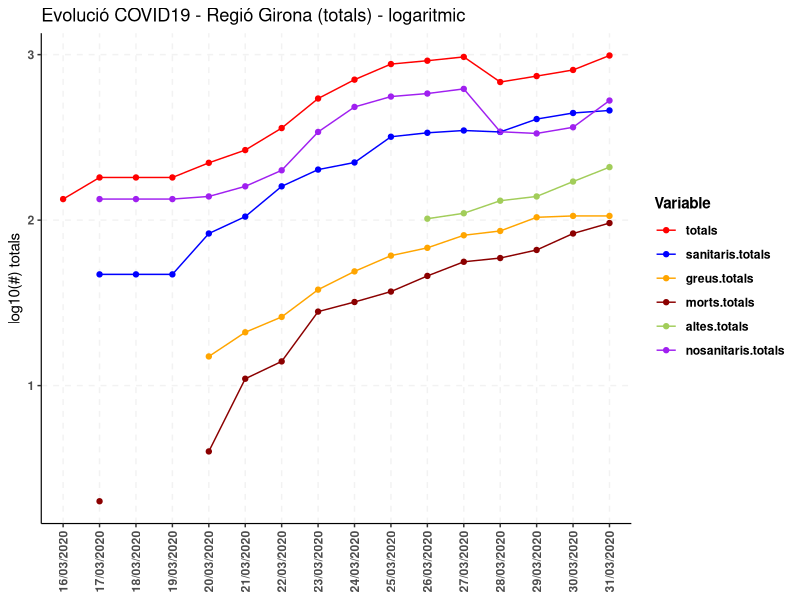
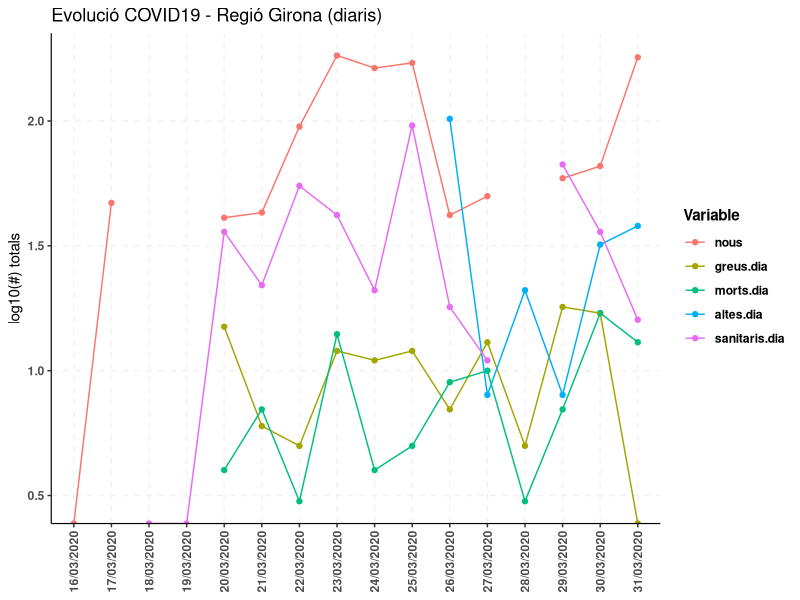
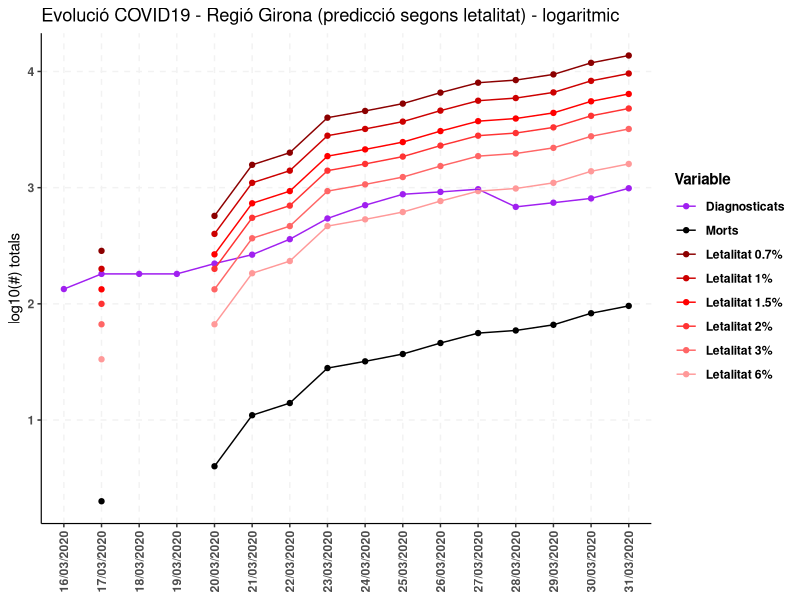
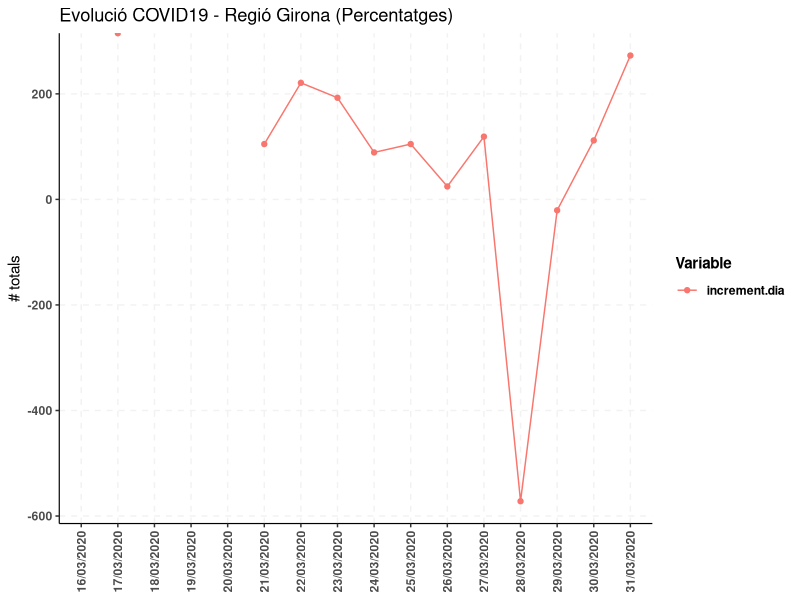
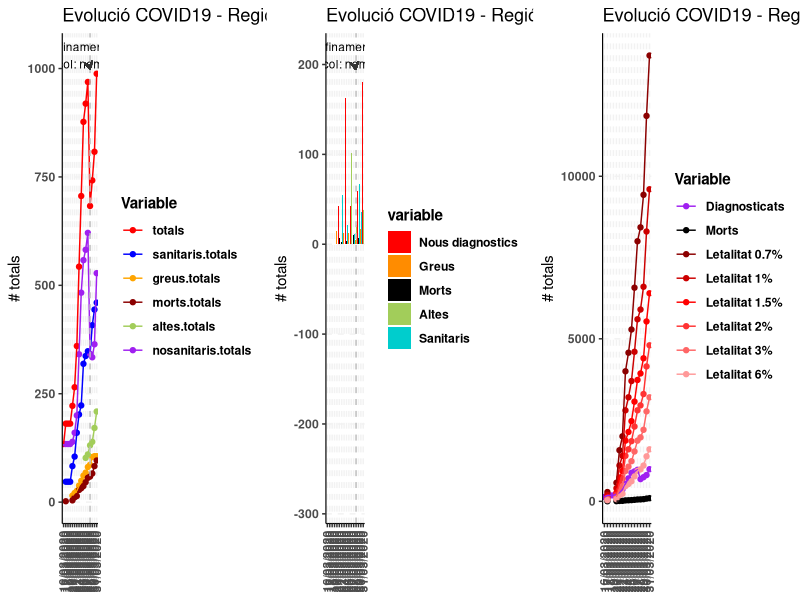

Source code (R) for these figures, in order:
## COVID-19 GIRONA ##
setwd('Desktop/COVID19-Girona')

## read data
girona <- read.csv2('Girona.csv', header = T)
girona <- girona[rowSums(is.na(girona)) != ncol(girona)-1, ]
poblacio.RS.Girona <- 861.753

## libraries
library(ggplot2); library(reshape2)

## functions
multiplot<-function(..., plotlist=NULL, file, cols=1, layout=NULL) {
  library(grid)
  
  # Make a list from the ... arguments and plotlist
  plots <- c(list(...), plotlist)
  
  numPlots = length(plots)
  
  # If layout is NULL, then use 'cols' to determine layout
  if (is.null(layout)) {
    # Make the panel
    # ncol: Number of columns of plots
    # nrow: Number of rows needed, calculated from # of cols
    layout <- matrix(seq(1, cols * ceiling(numPlots/cols)),
                     ncol = cols, nrow = ceiling(numPlots/cols))
  }
  
  if (numPlots==1) {
    print(plots[[1]])
    
  } else {
    # Set up the page
    grid.newpage()
    pushViewport(viewport(layout = grid.layout(nrow(layout), ncol(layout))))
    
    # Make each plot, in the correct location
    for (i in 1:numPlots) {
      # Get the i,j matrix positions of the regions that contain this subplot
      matchidx <- as.data.frame(which(layout == i, arr.ind = TRUE))
      
      print(plots[[i]], vp = viewport(layout.pos.row = matchidx$row,
                                      layout.pos.col = matchidx$col))
    }
  }
}


## calculations
girona$dia <- factor(girona$dia, levels = as.character(girona$dia))
girona$infectats.ratio07 <- (girona$morts.totals*100)/0.7
girona$infectats.ratio1 <- (girona$morts.totals*100)/1
girona$infectats.ratio15 <- (girona$morts.totals*100)/1.5
girona$infectats.ratio2 <- (girona$morts.totals*100)/2
girona$infectats.ratio3 <- (girona$morts.totals*100)/3
girona$infectats.ratio6 <- (girona$morts.totals*100)/6
girona$morts.altes <- girona$morts.dia/girona$altes.dia
names(girona)

## variacio nous infectats/dia (%)
increment.gi <- c()
for (i in 2:nrow(girona)){
  increment.gi[i] <- (girona[i,2]/girona[i-1,2])*100
}
girona$increment.dia <- increment.gi

# nous sanitaris/dia
sanitaris.dia <- c()
for (i in 2:nrow(girona)){
 sanitaris.dia[i] <- girona[i, 4] - girona[i-1, 4]
}
girona$sanitaris.dia <- sanitaris.dia

# nous no sanitaris/dia
girona$nonosanitaris.dia <- girona$nous - girona$sanitaris.dia
# totals no sanitaris
girona$nosanitaris.totals <- girona$totals - girona$sanitaris.totals

## variacio diaria greus (greus totals dia anterior + nous greus - nous morts = noves altes)
girona$greus.evol <- c()
for (i in 2:nrow(girona)){
  girona$greus.evol[i] <- girona[i-1, 5] + girona[i, 6] - girona[i, 8] - girona[i, 10]
}

## plots
girona$dia <- factor(girona$dia, levels = as.character(girona$dia))
names(girona)

# total
girona.total <- girona[, names(girona) %in% c('dia', 'totals', 'sanitaris.totals', 'nosanitaris.totals', 'greus.totals', 'morts.totals', 'altes.totals')]
girona.total.m <- melt(girona.total)
g.a <- ggplot(girona.total.m, aes(dia, value, color = variable, group = variable)) + geom_point() + geom_line() +
  scale_color_manual(values=c('red', 'blue', 'orange', 'darkred', 'darkolivegreen3', 'purple')) +
  # geom_col(aes(x = girona$dia, y = girona$nous)) +
  theme(plot.subtitle = element_text(vjust = 1), plot.caption = element_text(vjust = 1), axis.line = element_line(size = 0.4, linetype = "solid"), 
        panel.grid.major = element_line(colour = "gray95", linetype = "dashed"), axis.text = element_text(face = "bold"), 
        axis.text.x = element_text(vjust = 0.5, angle = 90), legend.text = element_text(face = "bold"), 
        legend.title = element_text(face = "bold"), panel.background = element_rect(fill = NA), legend.key = element_rect(fill = NA), 
        legend.background = element_rect(fill = NA)) +labs(title = "Evolució COVID19 - Regió Girona (totals)",  x = NULL, y = "# totals", colour = "Variable") +
  geom_vline(xintercept = 13, lty = 'dashed', col = 'gray75') +
  annotate('text', x= 11, y= 1030, label = c('Confinament total \n Protocol: només PCR'), cex = 3) + #annotate('text', x= 10.8, y= 1024, label = c('Protocol: només PCR')) 
  geom_segment(aes(x=12.5,xend=13,y=1010,yend=1000), arrow=arrow(length=unit(0.2,"cm")), col = 'gray20') 


ggplot(girona.total.m, aes(dia, log10(value), color = variable, group = variable)) + geom_point() + geom_line() +
  scale_color_manual(values=c('red', 'blue', 'orange', 'darkred', 'darkolivegreen3', 'purple')) +
  theme(plot.subtitle = element_text(vjust = 1), plot.caption = element_text(vjust = 1), axis.line = element_line(size = 0.4, linetype = "solid"), 
        panel.grid.major = element_line(colour = "gray95", linetype = "dashed"), axis.text = element_text(face = "bold"), 
        axis.text.x = element_text(vjust = 0.5, angle = 90), legend.text = element_text(face = "bold"), 
        legend.title = element_text(face = "bold"), panel.background = element_rect(fill = NA), legend.key = element_rect(fill = NA), 
        legend.background = element_rect(fill = NA)) +labs(title = "Evolució COVID19 - Regió Girona (totals) - logaritmic",  x = NULL, y = "log10(#) totals", colour = "Variable")


# diari
girona.diari <- girona[, names(girona) %in% c('dia', 'nous', 'sanitaris.dia', 'nosanitaris.dia', 'greus.dia', 'morts.dia', 'altes.dia')]
girona.diari.m <- melt(girona.diari)
g.b <- ggplot(girona.diari.m, aes(dia, value, fill = variable, group = variable)) + geom_col (position = 'dodge') +
  scale_fill_manual(labels=c('Nous diagnostics', 'Greus', 'Morts', 'Altes', 'Sanitaris'),
                    values = c('red', 'darkorange', 'black', 'darkolivegreen3', 'cyan3')) +
  theme(plot.subtitle = element_text(vjust = 1), plot.caption = element_text(vjust = 1), axis.line = element_line(size = 0.4, linetype = "solid"), 
        panel.grid.major = element_line(colour = "gray95", linetype = "dashed"), axis.text = element_text(face = "bold"), 
        axis.text.x = element_text(vjust = 0.5, angle = 90), legend.text = element_text(face = "bold"), 
        legend.title = element_text(face = "bold"), panel.background = element_rect(fill = NA), legend.key = element_rect(fill = NA), 
        legend.background = element_rect(fill = NA)) +labs(title = "Evolució COVID19 - Regió Girona (diaris)",  x = NULL, y = "# totals", colour = "Variable") +
  geom_vline(xintercept = 13, lty = 'dashed', col = 'gray75') +
  annotate('text', x= 11, y= 210, label = c('Confinament total \n Protocol: només PCR'), cex = 3) + #annotate('text', x= 10.8, y= 1024, label = c('Protocol: només PCR')) 
  geom_segment(aes(x=12.5,xend=12.8,y=200,yend=195), arrow=arrow(length=unit(0.2,"cm")), col = 'gray20') 


ggplot(girona.diari.m, aes(dia, log10(value), color = variable, group = variable)) + geom_point() + geom_line() +
  # scale_color_manual() +
  theme(plot.subtitle = element_text(vjust = 1), plot.caption = element_text(vjust = 1), axis.line = element_line(size = 0.4, linetype = "solid"), 
        panel.grid.major = element_line(colour = "gray95", linetype = "dashed"), axis.text = element_text(face = "bold"), 
        axis.text.x = element_text(vjust = 0.5, angle = 90), legend.text = element_text(face = "bold"), 
        legend.title = element_text(face = "bold"), panel.background = element_rect(fill = NA), legend.key = element_rect(fill = NA), 
        legend.background = element_rect(fill = NA)) +labs(title = "Evolució COVID19 - Regió Girona (diaris)",  x = NULL, y = "log10(#) totals", colour = "Variable")

# previsions
girona.prev <- girona[, names(girona) %in% c('dia', 'totals', 'morts.totals', 'infectats.ratio07', 'infectats.ratio1', 'infectats.ratio15', 
                                             'infectats.ratio2', 'infectats.ratio3', 'infectats.ratio6')]
girona.prev.m <- melt(girona.prev)
g.c <- ggplot(girona.prev.m, aes(dia, value, color = variable, group = variable)) + geom_point() + geom_line() +
  scale_color_manual(labels = c('Diagnosticats', 'Morts', 'Letalitat 0.7%', 'Letalitat 1%', 'Letalitat 1.5%', 'Letalitat 2%', 'Letalitat 3%', 'Letalitat 6%'),
                     values = c('purple', 'black', 'darkred', '#CC0000', '#FF0000', '#FF3333', '#FF6666', '#FF9999')) +
  theme(plot.subtitle = element_text(vjust = 1), plot.caption = element_text(vjust = 1), axis.line = element_line(size = 0.4, linetype = "solid"), 
        panel.grid.major = element_line(colour = "gray95", linetype = "dashed"), axis.text = element_text(face = "bold"), 
        axis.text.x = element_text(vjust = 0.5, angle = 90), legend.text = element_text(face = "bold"), 
        legend.title = element_text(face = "bold"), panel.background = element_rect(fill = NA), legend.key = element_rect(fill = NA), 
        legend.background = element_rect(fill = NA)) +labs(title = "Evolució COVID19 - Regió Girona (predicció segons letalitat)",  x = NULL, y = "# totals", colour = "Variable")

ggplot(girona.prev.m, aes(dia, log10(value), color = variable, group = variable)) + geom_point() + geom_line() +
  scale_color_manual(labels = c('Diagnosticats', 'Morts', 'Letalitat 0.7%', 'Letalitat 1%', 'Letalitat 1.5%', 'Letalitat 2%', 'Letalitat 3%', 'Letalitat 6%'),
                     values = c('purple', 'black', 'darkred', '#CC0000', '#FF0000', '#FF3333', '#FF6666', '#FF9999')) +
  theme(plot.subtitle = element_text(vjust = 1), plot.caption = element_text(vjust = 1), axis.line = element_line(size = 0.4, linetype = "solid"), 
        panel.grid.major = element_line(colour = "gray95", linetype = "dashed"), axis.text = element_text(face = "bold"), 
        axis.text.x = element_text(vjust = 0.5, angle = 90), legend.text = element_text(face = "bold"), 
        legend.title = element_text(face = "bold"), panel.background = element_rect(fill = NA), legend.key = element_rect(fill = NA), 
        legend.background = element_rect(fill = NA)) +labs(title = "Evolució COVID19 - Regió Girona (predicció segons letalitat) - logaritmic",  x = NULL, y = "log10(#) totals", colour = "Variable")


# ratios
girona.ratios <- girona[, names(girona) %in% c('dia', 'increment.dia', 'sanitaris.percent')]
girona.ratios.m <-  melt(girona.ratios)
ggplot(girona.ratios.m, aes(dia, value, color = variable, group = variable)) + geom_point() + geom_line() +
  theme(plot.subtitle = element_text(vjust = 1), plot.caption = element_text(vjust = 1), axis.line = element_line(size = 0.4, linetype = "solid"), 
        panel.grid.major = element_line(colour = "gray95", linetype = "dashed"), axis.text = element_text(face = "bold"), 
        axis.text.x = element_text(vjust = 0.5, angle = 90), legend.text = element_text(face = "bold"), 
    legend.title = element_text(face = "bold"), panel.background = element_rect(fill = NA), legend.key = element_rect(fill = NA), 
    legend.background = element_rect(fill = NA)) +labs(title = "Evolució COVID19 - Regió Girona (Percentatges)",  x = NULL, y = "# totals", colour = "Variable")


## global plot
jpeg('girona.jpg', width = 3500, height = 1000, res = 150, units = 'px')       
multiplot(g.a, g.b, g.c, cols = 3)
dev.off()

